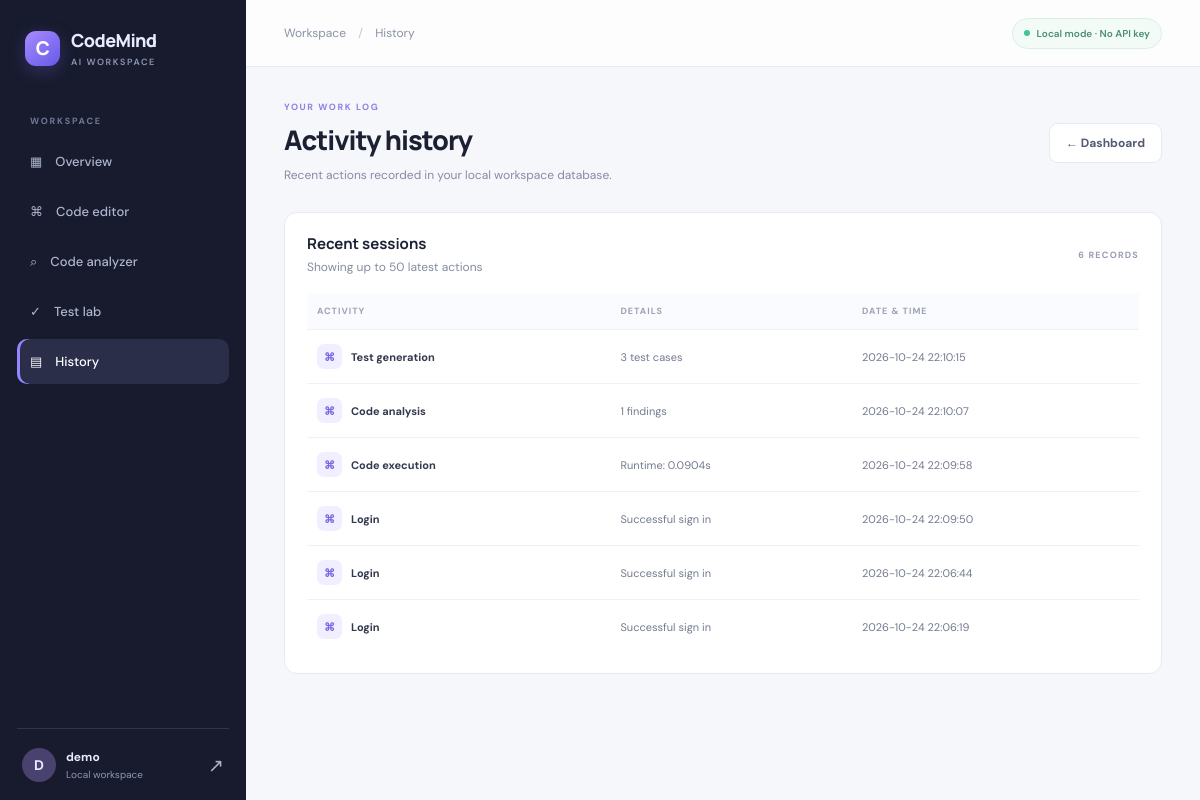
Screenshot of /projects (signed in) with the database file from the repository.
### tables this page shows
CREATE TABLE history (
            id INTEGER PRIMARY KEY AUTOINCREMENT, username TEXT NOT NULL, action TEXT NOT NULL,
            details TEXT, created_at TIMESTAMP DEFAULT CURRENT_TIMESTAMP);

### app.py (the view)
@app.route("/projects")
@login_required
def projects():
    with db() as conn:
        rows = conn.execute("SELECT * FROM history WHERE username=? ORDER BY id DESC LIMIT 50",
                            (session["username"],)).fetchall()
    return render_template("projects.html", history=rows)

### app.py (called while the page is built)
def db():
    conn = sqlite3.connect(DB_PATH)
    conn.row_factory = sqlite3.Row
    return conn

def login_required(fn):
    @wraps(fn)
    def wrapped(*args, **kwargs):
        if not session.get("username"):
            return redirect(url_for("login"))
        return fn(*args, **kwargs)
    return wrapped

### templates/projects.html
{% extends "base.html" %}{% block title %}Activity history · CodeMind AI{% endblock %}{% block crumb %}History{% endblock %}
{% block content %}
<div class="page-heading"><div><div class="eyebrow dark-eyebrow">YOUR WORK LOG</div><h1>Activity history</h1><p class="muted">Recent actions recorded in your local workspace database.</p></div><a class="secondary-btn" href="{{ url_for('dashboard') }}">← Dashboard</a></div>
<section class="panel history-panel"><div class="panel-heading"><div><h3>Recent sessions</h3><p class="muted">Showing up to 50 latest actions</p></div><span class="subtle-count">{{ history|length }} RECORDS</span></div>{% if history %}<div class="history-table-wrap"><table class="history-table"><thead><tr><th>Activity</th><th>Details</th><th>Date & time</th></tr></thead><tbody>{% for item in history %}<tr><td><span class="history-icon">⌘</span>{{ item.action }}</td><td>{{ item.details or '—' }}</td><td>{{ item.created_at }}</td></tr>{% endfor %}</tbody></table></div>{% else %}<div class="empty-state">No activity yet. Run code or analyze a snippet to create your first record.</div>{% endif %}</section>
{% endblock %}

### static/css/style.css (style rules this page uses)
:root { --bg:#f6f7fb;--surface:#fff;--ink:#1b2033;--muted:#858ba2;--line:#e8eaf2;--purple:#6b5ce7;--purple-dark:#5545d5;--nav:#171b2d;--green:#36b98b }
* { box-sizing:border-box }
body { margin:0;background:var(--bg);color:var(--ink);font-family:'DM Sans',sans-serif;font-size:14px }
a { color:inherit;text-decoration:none }
.page-heading { display:flex;align-items:center;justify-content:space-between;gap:20px;margin-bottom:27px }
.page-heading h1 { font:800 27px Manrope,sans-serif;letter-spacing:-1px;margin:8px 0 }
.page-heading p { margin:0 }
.eyebrow { font-size:9px;font-weight:700;letter-spacing:1.6px;color:#a9a0ff }
.dark-eyebrow { color:#8c80e9 }
.muted { color:var(--muted);font-size:12px;line-height:1.6 }
.primary-btn,.secondary-btn { display:inline-flex;align-items:center;justify-content:center;gap:12px;border:0;border-radius:9px;padding:11px 16px;font-size:12px;font-weight:700;cursor:pointer;white-space:nowrap }
.secondary-btn { background:#fff;border:1px solid var(--line);color:#535a72 }
.section-title h2,.panel-heading h3 { font:700 15px Manrope,sans-serif;margin:0 0 4px }
.section-title p,.panel-heading p { margin:0 }
.subtle-count { font-size:9px;letter-spacing:1.2px;color:#989db1;font-weight:700 }
.panel { background:#fff;border:1px solid var(--line);border-radius:13px;padding:20px }
.panel-heading { display:flex;justify-content:space-between;align-items:center;gap:12px;margin-bottom:16px }
.history-panel { padding:20px 22px }
.history-table-wrap { overflow:auto }
.history-table { width:100%;border-collapse:collapse;text-align:left }
.history-table th { padding:12px 10px;color:#9ca2b3;font-size:9px;letter-spacing:1px;text-transform:uppercase;background:#fafbfe }
.history-table td { padding:14px 10px;border-top:1px solid #f0f1f6;color:#737a90;font-size:11px;white-space:nowrap }
.history-table td:first-child { font-weight:700;color:#34394e }
.history-icon { display:inline-grid;place-items:center;width:25px;height:25px;background:#f0eeff;border-radius:7px;color:#7668e2;margin-right:9px }

### rows the page displays
history: action "Test generation", details "3 test cases", created_at "2026-10-24 22:10:15"
history: action "Code analysis", details "1 findings", created_at "2026-10-24 22:10:07"
history: action "Code execution", details "Runtime: 0.0904s", created_at "2026-10-24 22:09:58"
history: action "Login", details "Successful sign in", created_at "2026-10-24 22:09:50"
history: action "Login", details "Successful sign in", created_at "2026-10-24 22:06:44"
history: action "Login", details "Successful sign in", created_at "2026-10-24 22:06:19"

### other values shown
{{ session.username[:1]|upper }} "D"
{{ session.username }} "demo"
{{ history|length }} "6"
